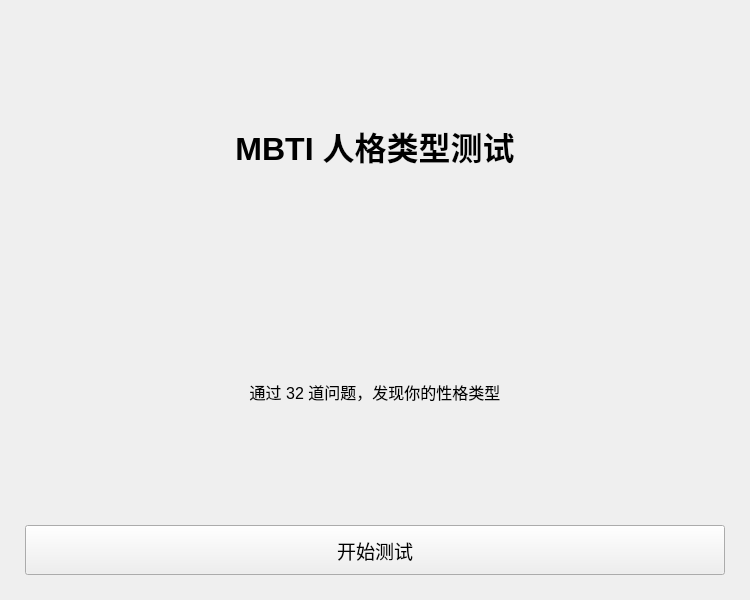
<?xml version="1.0" encoding="UTF-8"?>
<ui version="4.0">
	<class>MBT_tester</class>
	<widget class="QMainWindow" name="MBT_tester">
		<property name="geometry">
			<rect>
				<x>0</x>
				<y>0</y>
				<width>750</width>
				<height>600</height>
			</rect>
		</property>
		<property name="windowTitle">
			<string>MBTI 人格测试</string>
		</property>
		<widget class="QWidget" name="centralwidget">
			<layout class="QVBoxLayout" name="verticalLayout">
				<item>
					<widget class="QStackedWidget" name="stackedWidget">
						<widget class="QWidget" name="welcomePage">
							<layout class="QVBoxLayout" name="welcomeLayout">
								<item>
									<spacer name="verticalSpacer_2">
										<property name="orientation">
											<enum>Qt::Vertical</enum>
										</property>
									</spacer>
								</item>
								<item>
									<widget class="QLabel" name="labelWelcome">
										<property name="font">
											<font>
												<pointsize>24</pointsize>
												<bold>true</bold>
											</font>
										</property>
										<property name="text">
											<string>MBTI 人格类型测试</string>
										</property>
										<property name="alignment">
											<set>Qt::AlignCenter</set>
										</property>
									</widget>
								</item>
								<item>
									<widget class="QLabel" name="labelSub">
										<property name="font">
											<font>
												<pointsize>12</pointsize>
											</font>
										</property>
										<property name="text">
											<string>通过 32 道问题，发现你的性格类型</string>
										</property>
										<property name="alignment">
											<set>Qt::AlignCenter</set>
										</property>
									</widget>
								</item>
								<item>
									<spacer name="verticalSpacer">
										<property name="orientation">
											<enum>Qt::Vertical</enum>
										</property>
									</spacer>
								</item>
								<item>
									<layout class="QHBoxLayout" name="horizontalLayout">
										<item>
											<spacer name="horizontalSpacer">
												<property name="orientation">
													<enum>Qt::Horizontal</enum>
												</property>
											</spacer>
										</item>
										<item>
											<widget class="QPushButton" name="btnStart">
												<property name="font">
													<font>
														<pointsize>14</pointsize>
													</font>
												</property>
												<property name="text">
													<string>开始测试</string>
												</property>
												<property name="minimumSize">
													<size>
														<width>150</width>
														<height>50</height>
													</size>
												</property>
											</widget>
										</item>
										<item>
											<spacer name="horizontalSpacer_2">
												<property name="orientation">
													<enum>Qt::Horizontal</enum>
												</property>
											</spacer>
										</item>
									</layout>
								</item>
								<item>
									<spacer name="verticalSpacer_3">
										<property name="orientation">
											<enum>Qt::Vertical</enum>
										</property>
									</spacer>
								</item>
							</layout>
						</widget>
					</widget>
				</item>
			</layout>
		</widget>
	</widget>
	<resources/>
	<connections/>
</ui>
